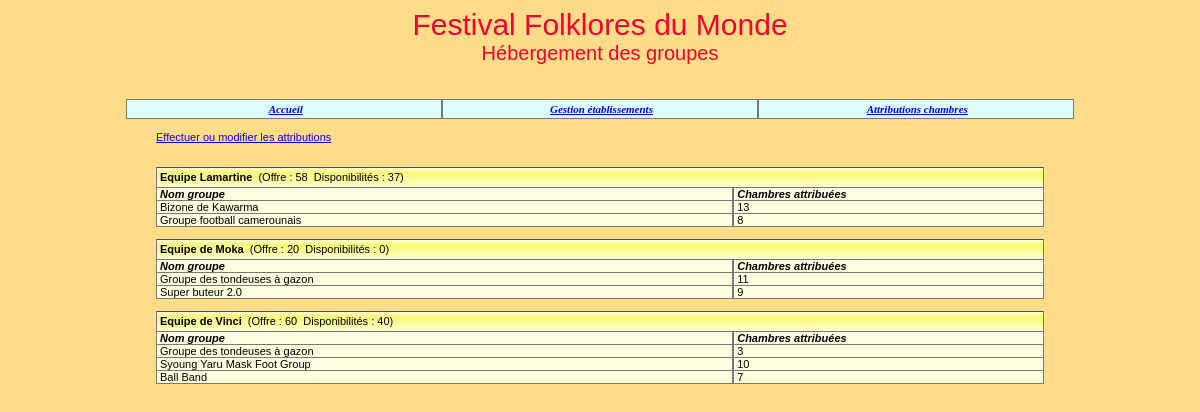
Page /consultationAttributions.php on the earlier database version.
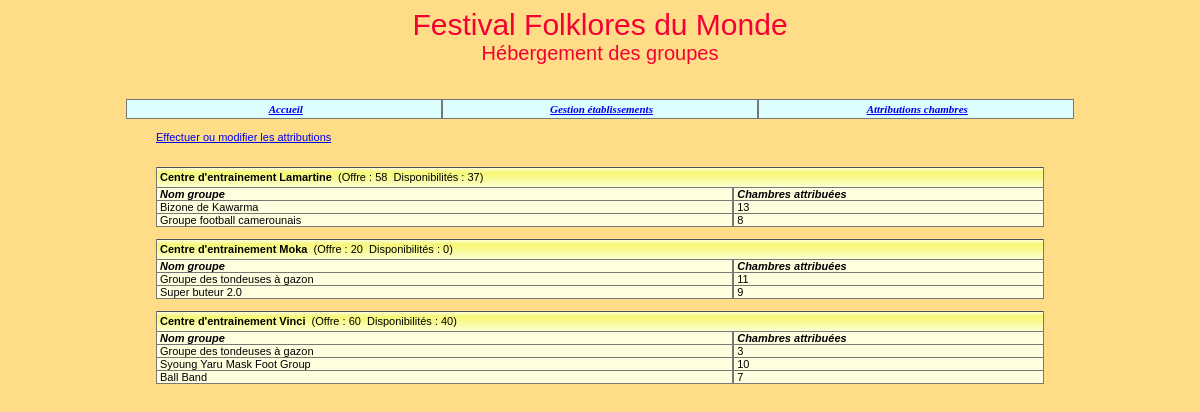
Same page on the later database version.
### tables this page shows
create table Etablissement 
	(
	id char (8) not null, 
	nom varchar (45) not null,
	adresseRue varchar (45) not null, 
	codePostal char (5) not null, 
	ville varchar (35) not null,
	tel varchar (13) not null,
	adresseElectronique varchar (70),
	type tinyint not null,
	civiliteResponsable varchar (12) not null,
	nomResponsable varchar (25) not null,
	prenomResponsable varchar (25),
	nombreChambresOffertes integer,
	constraint pk_Etablissement primary key (id)
	);

create table Groupe
	(
	id char (4) not null, 
	nom varchar (40) not null, 
	identiteResponsable varchar (40) default null,
	adressePostale varchar (120) default null,
	nombrePersonnes integer not null, 
	nomPays varchar (40) not null, 
	hebergement char (1) not null,
	constraint pk_Groupe primary key (id)
	);

create table Attribution
	(
	idEtab char (8) not null, 
	idGroupe char (4) not null, 
	nombreChambres integer not null,
	constraint pk_Attribution primary key (idEtab, idGroupe)									
	);

### _gestionBase.inc.php (called while the page is built, shortened)
<?php
function obtenirReqEtablissementsAyantChambresAttribuées()
{
   $req="select distinct id, nom, nombreChambresOffertes from Etablissement,
         Attribution where id = idEtab order by id";
   return $req;
}
function obtenirNbEtabOffrantChambres($connexion)
{
   $req="select count(*) as nombreEtabOffrantChambres from Etablissement where
         nombreChambresOffertes!=0";
   $rsEtabOffrantChambres=$connexion->query($req);
   $lgEtabOffrantChambres=$rsEtabOffrantChambres->fetch();
   return $lgEtabOffrantChambres["nombreEtabOffrantChambres"];
}
function obtenirNbOccup($connexion, $idEtab)
{
   $req="select IFNULL(sum(nombreChambres), 0) as totalChambresOccup from
        Attribution where idEtab='$idEtab'";
   $rsOccup=$connexion->query($req);
   $rsOccup->execute();
   $lgOccup=$rsOccup->fetch();
   return $lgOccup["totalChambresOccup"];
}
function obtenirReqGroupesEtab($id)
{
   $req="select distinct id, nom from Groupe, Attribution where
        Attribution.idGroupe=Groupe.id and idEtab='$id'";
   return $req;
}
function obtenirNbOccupGroupe($connexion, $idEtab, $idGroupe)
{
   $req="select nombreChambres From Attribution where idEtab='$idEtab'
        and idGroupe='$idGroupe'";
   $rsAttribGroupe=$connexion->query($req);
   $rsAttribGroupe->execute();
   if ($lgAttribGroupe=$rsAttribGroupe->fetch())
      return $lgAttribGroupe["nombreChambres"];
   else
      return 0;
}
?>

### consultationAttributions.php (the view, shortened to what this page needs)
<?php
include("_debut.inc.php");
include("_gestionBase.inc.php");
$connexion=connect();
$nbEtab=obtenirNbEtabOffrantChambres($connexion);
if ($nbEtab!=0)
{
   echo "
   <table width='75%' cellspacing='0' cellpadding='0' align='center'
   <tr><td>
   <a href='modificationAttributions.php?action=demanderModifAttrib'>
   Effectuer ou modifier les attributions</a></td></tr></table><br><br>";
   $req=obtenirReqEtablissementsAyantChambresAttribuées();
   $rsEtab=$connexion->query($req);
   $rsEtab->execute();
   $lgEtab=$rsEtab->fetch();
   while($lgEtab!=FALSE)
   {
      $idEtab=$lgEtab['id'];
      $nomEtab=$lgEtab['nom'];
      echo "
      <table width='75%' cellspacing='0' cellpadding='0' align='center'
      class='tabQuadrille'>";
      $nbOffre=$lgEtab["nombreChambresOffertes"];
      $nbOccup=obtenirNbOccup($connexion, $idEtab);
      $nbChLib = $nbOffre - $nbOccup;
      echo "
      <tr class='enTeteTabQuad'>
         <td colspan='2' align='left'><strong>$nomEtab</strong>&nbsp;
         (Offre : $nbOffre&nbsp;&nbsp;Disponibilités : $nbChLib)
         </td>
      </tr>";
      echo "
      <tr class='ligneTabQuad'>
         <td width='65%' align='left'><i><strong>Nom groupe</strong></i></td>
         <td width='35%' align='left'><i><strong>Chambres attribuées</strong></i>
         </td>
      </tr>";
      $req=obtenirReqGroupesEtab($idEtab);
      $rsGroupe=$connexion->query($req);
	  $rsGroupe->execute();
      $lgGroupe=$rsGroupe->fetch();
      while($lgGroupe!=FALSE)
      {
         $idGroupe=$lgGroupe['id'];
         $nomGroupe=$lgGroupe['nom'];
         echo "
         <tr class='ligneTabQuad'>
            <td width='65%' align='left'>$nomGroupe</td>";
         $nbOccupGroupe=obtenirNbOccupGroupe($connexion, $idEtab, $idGroupe);
         echo "
            <td width='35%' align='left'>$nbOccupGroupe</td>
         </tr>";
         $lgGroupe=$rsGroupe->fetch();
      }
      echo "
      </table><br>";
      $lgEtab=$rsEtab->fetch();
   }
}
?>

Differences in the rows shown:
changed etablissement: nom "Equipe Lamartine" → "Centre d'entrainement Lamartine"
changed etablissement: nom "Equipe de Moka" → "Centre d'entrainement Moka"
changed etablissement: nom "Equipe de Vinci" → "Centre d'entrainement Vinci"
